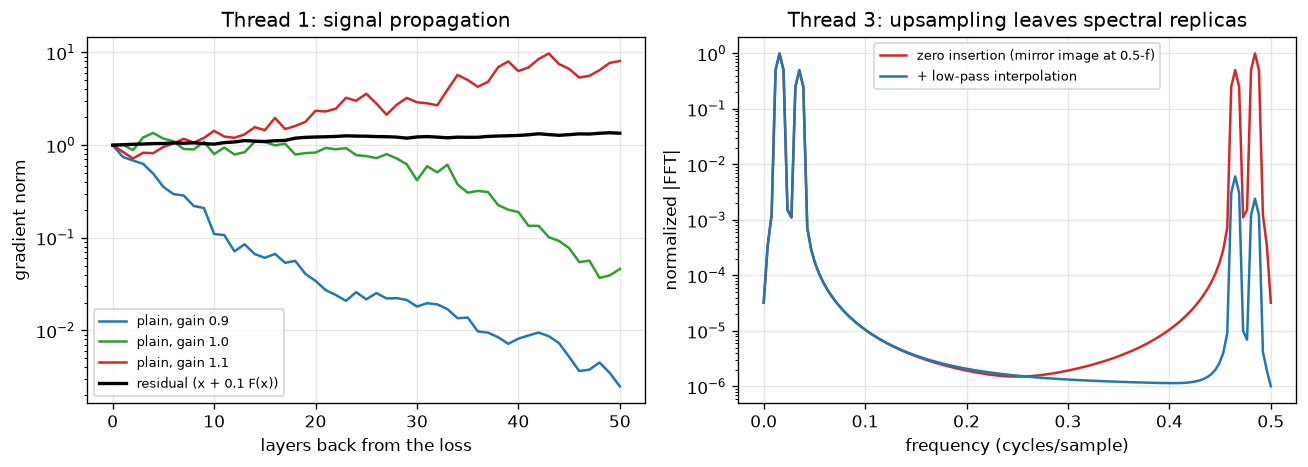

Write Python code to recreate this figure.
"""
Day 127 - Full-roadmap review (Phases 1-11).

Left : backward gradient norm through 50 layers: plain ReLU net (He init, gain 0.9 / 1.0 / 1.1)
       vs a residual net y = x + F(x). Thread 1: signal propagation.
Right: spectrum of a band-limited signal upsampled x2 by zero insertion (transposed-conv style)
       vs zero insertion + low-pass interpolation. Thread 3: the spectral view.
"""
import numpy as np
import matplotlib.pyplot as plt

np.random.seed(42)

# ---- left: gradient norm vs depth ----
width, depth = 32, 50

def backward_norms(gain, residual):
    g = np.random.randn(width); g /= np.linalg.norm(g)
    norms = [1.0]
    for _ in range(depth):
        W = np.random.randn(width, width) * gain * np.sqrt(2.0 / width)
        mask = (np.random.rand(width) > 0.5).astype(float)       # ReLU derivative ~ Bernoulli(0.5)
        J = W.T * mask                                            # backward Jacobian of one layer
        if residual:
            J = np.eye(width) + 0.1 * J                           # y = x + 0.1*F(x)
        g = J @ g
        norms.append(np.linalg.norm(g))
    return np.array(norms)

# ---- right: upsampling spectra ----
n = 128
t = np.arange(n)
x = np.sin(2 * np.pi * 4 * t / n) + 0.5 * np.sin(2 * np.pi * 9 * t / n)   # low-frequency content only
up = np.zeros(2 * n); up[::2] = x                                          # zero insertion
kernel = np.array([0.5, 1.0, 0.5])                                         # linear-interp low-pass
up_lp = np.convolve(up, kernel, mode="same")

def spec(s):
    S = np.abs(np.fft.rfft(s * np.hanning(len(s))))
    return S / S.max()

f = np.fft.rfftfreq(2 * n)                                                 # cycles/sample at the new rate

fig, ax = plt.subplots(1, 2, figsize=(11, 4))
for gain, c in [(0.9, "tab:blue"), (1.0, "tab:green"), (1.1, "tab:red")]:
    ax[0].semilogy(backward_norms(gain, False), c=c, label=f"plain, gain {gain}")
ax[0].semilogy(backward_norms(1.0, True), c="k", lw=2, label="residual (x + 0.1 F(x))")
ax[0].set_xlabel("layers back from the loss"); ax[0].set_ylabel("gradient norm")
ax[0].set_title("Thread 1: signal propagation"); ax[0].legend(fontsize=8)

ax[1].semilogy(f, spec(up) + 1e-6, c="tab:red", label="zero insertion (mirror image at 0.5-f)")
ax[1].semilogy(f, spec(up_lp) + 1e-6, c="tab:blue", label="+ low-pass interpolation")
ax[1].set_xlabel("frequency (cycles/sample)"); ax[1].set_ylabel("normalized |FFT|")
ax[1].set_title("Thread 3: upsampling leaves spectral replicas"); ax[1].legend(fontsize=8)
for k in (0, 1):
    ax[k].grid(alpha=0.3)

fig.tight_layout()
plt.savefig("graph_DAY_127.png", dpi=120, bbox_inches="tight")

print("final grad norm  plain 0.9/1.0/1.1:",
      [f"{backward_norms(g, False)[-1]:.3g}" for g in (0.9, 1.0, 1.1)], " residual:", f"{backward_norms(1.0, True)[-1]:.3g}")
hi = f > 0.25
print(f"energy above 0.25 cyc/sample: zero-insert {np.sum(spec(up)[hi]**2):.2f}, low-passed {np.sum(spec(up_lp)[hi]**2):.4f}")
